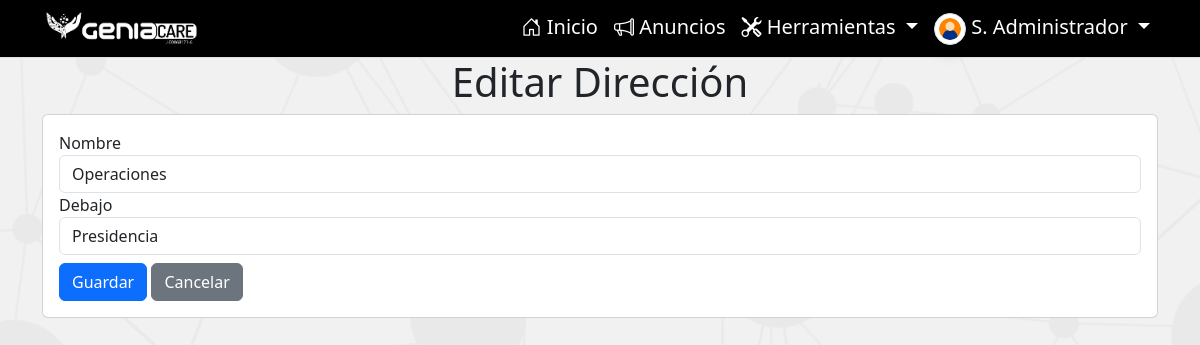
The page /direcciones/direccion_3/modify (signed in) on the database as committed earlier.
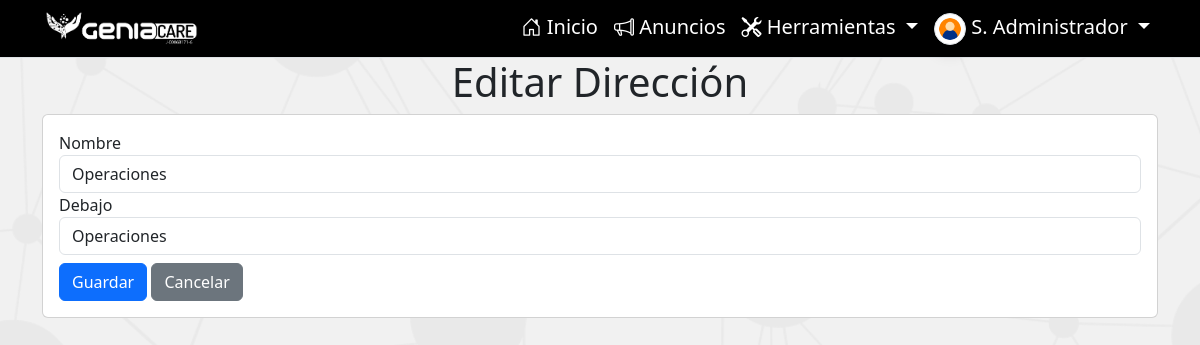
The same page on the database as committed later.
### performanceGC/models.py (models this page shows, shortened)
class Direccion(models.Model):
    nombre = models.CharField(max_length=200, unique=True)
    debajo = models.ForeignKey(
        'self', on_delete=models.CASCADE, null=True, blank=True)
    history = HistoricalRecords()
    class Meta:
        ordering = ['id']
        verbose_name = 'Dirección'
        verbose_name_plural = 'Direcciones'
    def __str__(self):
        return self.nombre

### performanceGC/views.py (the view, shortened to what this page needs)
# urls.py: path('direcciones/direccion_<int:direccion_id>/modify', views.editDireccion, name='editDireccion'),
@staff_member_required(login_url='signin')
def editDireccion(request, direccion_id):
    direccion = get_object_or_404(Direccion, pk=direccion_id)
    if request.method == 'GET':
        return render(request, 'editDireccion.html', {
            'form': DireccionForm(instance=direccion)
        })

### performanceGC/forms.py
class DireccionForm(forms.ModelForm):
    class Meta:
        model = Direccion
        fields = '__all__'

### performanceGC/models.py (called while the page is built)
    def __str__(self):
        return self.nombreText

    def __str__(self):
        return self.nombre + ' ' + self.apellido

    def get_short_name(self):
        return f'{self.nombre[0]}. {self.apellido.split()[0]}'.title()

### performanceGC/templatetags/custom_tags.py (called while the page is built)
@register.filter
def get_file_url(file_field):
    try:
        return file_field.url
    except ValueError:
        return None

### performanceGC/templates/editDireccion.html (shortened to what this page needs)
{% extends 'main.html' %}
{% load static %}
{% load custom_tags %}
{% load widget_tweaks %}
{% block content %}
<div class="container">
    <div class="row">
        <div class="col-12">
            <h1 class="text-center">Editar Dirección</h1>
        </div>
    </div>
    <div class="card card-body">
        <form action="" method="post">
            {% for field in form %}
            <div class="form-group">
                <label for="{{ field.id_for_label }}">{{ field.label }}</label>
                {% render_field field class="form-control" %}
            </div>
            {% endfor %}
            <div class="form-group mt-2">
                <button type="submit" class="btn btn-primary">Guardar</button>
                <a href="{% url 'seeDirecciones' %}" class="btn btn-secondary">Cancelar</a>
            </div>
        </form>
    </div>
    {% endblock %}

Rows that differ between the two databases and show on the page:
changed Direccion "Operaciones": debajo "Presidencia" → "Operaciones"
